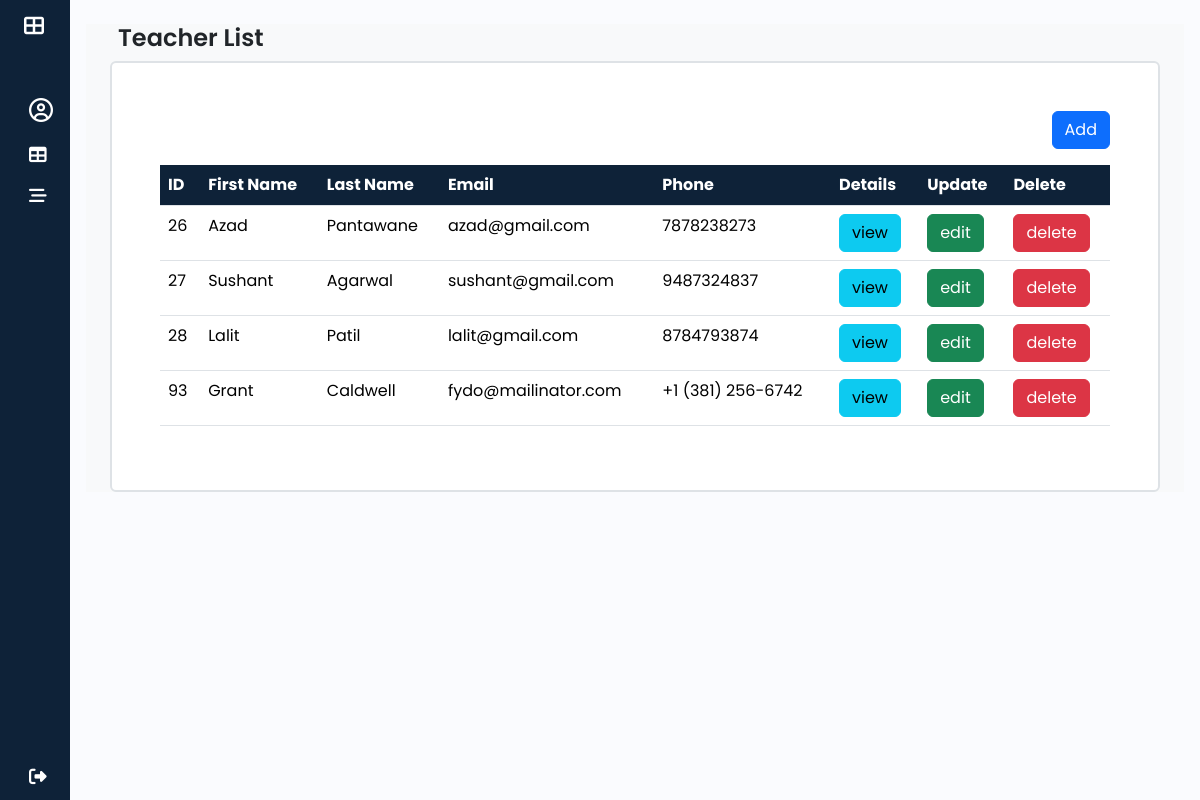
Before: /admins/teachers/ with the older database file.
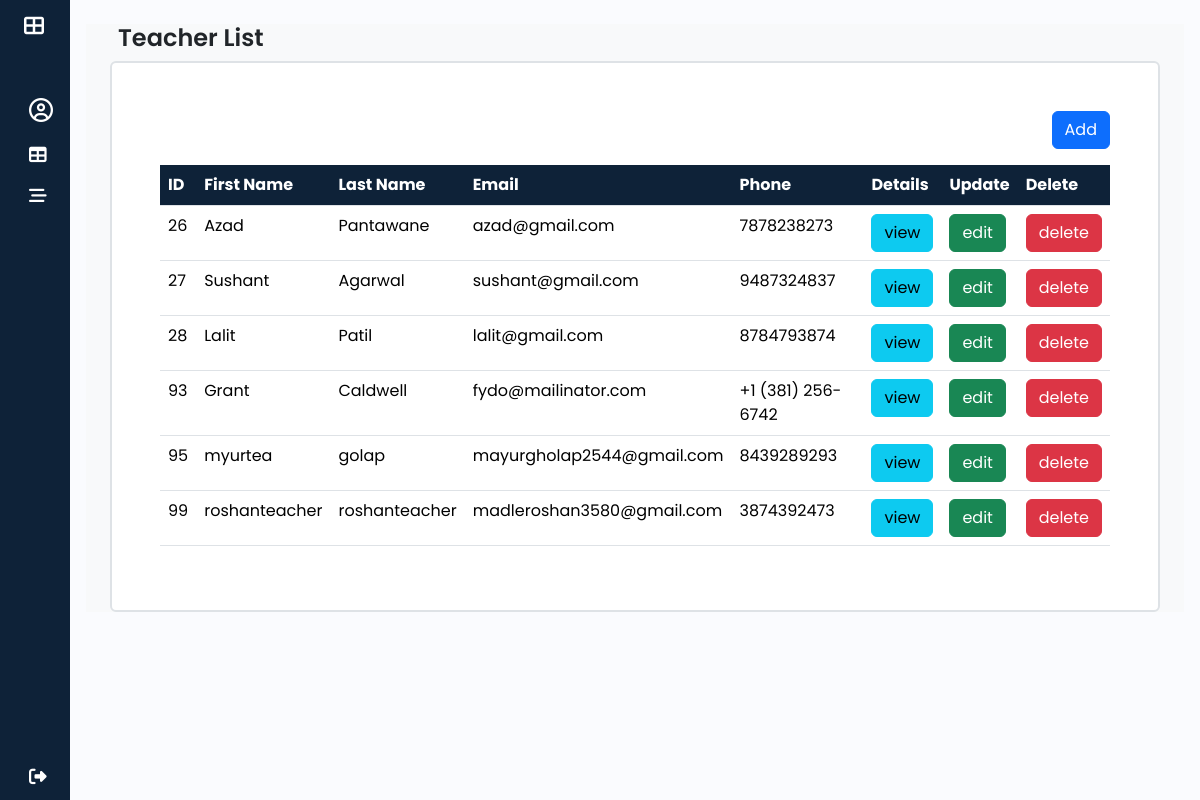
After: the same page with the newer database file.
### attendance/models.py (models this page shows, shortened)
class Teacher(models.Model):
    user = models.OneToOneField(User,on_delete=models.CASCADE,primary_key=True,related_name='teacher_model')
    gender = models.CharField(max_length=20,default='male')
    phone_no = models.CharField(max_length=10,unique=True,null=True,blank=True)
    address = models.TextField(null=True,blank=True)
    joining_date = models.DateField(auto_now_add=True)
    department = models.CharField(max_length=100,null=True,blank=True)
    is_active = models.BooleanField(default=True)
    created_at = models.DateTimeField(auto_now_add=True,blank=True,null=True)
    updated_at = models.DateTimeField(auto_now=True,blank=True,null=True)

class User(AbstractUser):
    USER_TYPE = [
        ('ADMIN', 'Admin'),
        ('STUDENT','student'),
        ('TEACHER','teacher'),
    ]
    user_type = models.CharField(max_length=25,choices = USER_TYPE,default='STUDENT',null=False,blank=False)
    profile_pic = models.ImageField(upload_to='profile_pics/',null=True,blank=True)
    email_verified = models.BooleanField(default=False)
    otp = models.CharField(max_length=6, blank=True, null=True)
    groups = models.ManyToManyField(
        Group,
        related_name="custom_user_groups",  # Avoids conflict with auth.User.groups
        blank=True
    )
    user_permissions = models.ManyToManyField(
        Permission,
        related_name="custom_user_permissions",  # Avoids conflict with auth.User.user_permissions
        blank=True
    )

### ITP_STU_ATTENDANCE/adminViews.py (the view)
# urls.py: path('admins/teachers/',adminViews.teacher_list,name='teacher_list'),
def teacher_list(request):
    teachers = Teacher.objects.all()
    return render(request,'admin/teacherList.html',{'teachers':teachers})

### templates/admin/teacherList.html (shortened to what this page needs)
{% extends "base.html" %}
{% block content %}
<section class="container-fluid bg-light" id='main-content'>
    <section class="container">
        <h1 class="m-2">Teacher List</h1>
        <div class="content bg-white p-5 my-auto border border-2 rounded">
            <div class="d-flex justify-content-end">
                <a href="{% url "teacher_add" %}" class="btn btn-primary mb-3">Add</a>
            </div>
            <table class="table table-hover">
                <thead class="table " style="--bs-table-bg: #0e2238;">
                    <th scope="col" class="text-white">ID</th>
                    <th scope="col" class="text-white">First Name</th>
                    <th scope="col" class="text-white">Last Name</th>
                    <th scope="col" class="text-white">Email</th>
                    <th scope="col" class="text-white">Phone</th>
                    <th scope="col" class="text-white">Details</th>
                    <th scope="col" class="text-white">Update</th>
                    <th scope="col" class="text-white">Delete</th>
                </thead>
                <tbody>
                    {% for teacher in teachers %}
                        <tr>
                            <td>{{teacher.user.id}}</td>
                            <td>{{teacher.user.first_name}}</td>
                            <td>{{teacher.user.last_name}}</td>
                            <td>{{teacher.user.email}}</td>
                            <td>{{teacher.phone_no}}</td>
                            <td><a href="{% url "teacher_detail" teacher.user.id %}" class="btn btn-info">view</a></td>
                            <td><a href="{% url "teacher_edit" teacher.user.id %}" class="btn btn-success">edit</a></td>
                            <td><a href="{% url "teacher_delete" teacher.user.id %}" class="btn btn-danger">delete</a></td>
                        </tr>
                    {% endfor %}
                </tbody>
              </table>
        </div>
    </section>
</section>
{% endblock content %}

### templates/base.html (shortened to what this page needs)
{% load static %}
<!doctype html>
<html lang="en">
  <head>
    <link href="https://cdn.lineicons.com/5.0/lineicons.css" rel="stylesheet">
    <link href="https://cdn.jsdelivr.net/npm/bootstrap@5.3.3/dist/css/bootstrap.min.css" rel="stylesheet">
  </head>
  <body>
    {% include 'include/sidebar.html' %}
    <div class="main p-3">
      {% block content %}
      {% endblock content %}
    </div>
  </body>
</html>

### templates/include/sidebar.html (shortened to what this page needs)
{% load static %}
<!DOCTYPE html>
<html lang="en">
<head>
    <link rel="stylesheet" type="text/css" href="{% static 'css/sidebar.css' %}">
    <link rel="stylesheet" href="https://cdnjs.cloudflare.com/ajax/libs/font-awesome/6.7.2/css/all.min.css" />
</head>
<body>
    <div class="wrapper">
        <aside id="sidebar">
            {% if user.user_type == 'ADMIN' %}
                <div class="d-flex">
                    <button class="toggle-btn" type="button">
                        <i class="fas fa-th-large"></i>
                    </button>
                    <div class="sidebar-logo">
                        <a href="{% url "admin_home" %}">DashBoard</a>
                    </div>
                </div>
                <ul class="sidebar-nav">
                    <li class="sidebar-item">
                        <a href="{% url "profile" %}" class="sidebar-link">
                            <i class="far fa-user-circle fs-4"></i>
                            <span>Profile</span>
                        </a>
                    </li>
                    <li class="sidebar-item">
                        <a href="{% url "student_list" %}" class="sidebar-link">
                            <i class="fas fa-user-graduate"></i>
                            <span>Students</span>
                        </a>
                    </li>
                    <li class="sidebar-item">
                        <a href="{% url "teacher_list" %}" class="sidebar-link">
                            <i class="fas fa-chalkboard-teacher"></i>
                            <span>Teachers</span>
                        </a>
                    </li>
                    <li class="sidebar-item">
                        <a href="{% url "course_list" %}" class="sidebar-link">
                            <i class="fas fa-book"></i>
                            <span>Courses</span>
                        </a>
                    </li>
                    <li class="sidebar-item">
                        <a href="{% url "subject_list" %}" class="sidebar-link">
                            <i class="fas fa-book"></i>
                            <span>Subjects</span>
                        </a>
                    </li>
                    <li class="sidebar-item">
                        <a href="{% url "admin_view_attendance" %}" class="sidebar-link">
                            <i class="fas fa-user-check"></i>
                            <span>Attendance</span>
                        </a>
                    </li>
                </ul>
            {% else %}
            <div class="d-flex">
                <button class="toggle-btn" type="button">
                    <i class="fas fa-th-large"></i>
                </button>
            </div>
            <ul class="sidebar-nav">
                <li class="sidebar-item">
                    <a href="{% url "profile" %}" class="sidebar-link">
                        <i class="far fa-user-circle fs-4"></i>
                    </a>
                </li>
                <li class="sidebar-item">
                    <a href="{% url "view_attendance" %}" class="sidebar-link">
                        <i class="fas fa-table"></i>
                    </a>
                </li>
                <li class="sidebar-item">
                    <a href="{% url "view_result" %}" class="sidebar-link">
                        <i class="fas fa-stream"></i>
                    </a>
                </li>
            </ul>
            {% endif %}
            <div class="sidebar-footer d-flex wordwrap:">
                <a href="{% url "logout" %}" class="sidebar-link">
                    <i class="fas fa-sign-out-alt"></i>
                </a>
            </div>
        </aside>
</body>
</html>

### static/css/sidebar.css (style rules this page uses)
a { text-decoration: none; }
li { list-style: none; }
h1 { font-weight: 600; font-size: 1.5rem; }
body { font-family: 'Poppins', sans-serif; }
.wrapper { display: flex; }
.main { min-height: 100vh; width: 100%; overflow: hidden; transition: all 0.35s ease-in-out; background-color: #fafbfe; }
#sidebar { width: 70px; min-width: 70px; z-index: 1000; transition: all .25s ease-in-out; background-color: #0e2238; display: flex; flex-direction: column; }
.toggle-btn { background-color: transparent; cursor: pointer; border: 0; padding: 1rem 1.5rem; }
.toggle-btn i { font-size: 20px; color: #ffffff; }
.sidebar-nav { padding: 2rem 0; flex: 1 1 auto; }
a.sidebar-link { padding: .625rem 1.625rem; color: #FFF; display: block; font-size: 0.9rem; white-space: nowrap; border-left: 3px solid transparent; }
.sidebar-link i { font-size: 1.1rem; margin-right: .75rem; }
.sidebar-item { position: relative; }

Changed rows visible on the page:
added Teacher: user.id "95", user.first_name "myurtea", user.last_name "golap", user.email "mayurgholap2544@gmail.com", phone_no "8439289293"
added Teacher: user.id "99", user.first_name "roshanteacher", user.last_name "roshanteacher", user.email "madleroshan3580@gmail.com", phone_no "3874392473"
